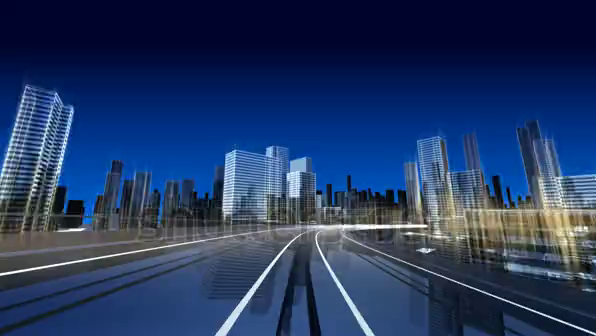
#> input picture frame 90 of video-preview.mp4, 596 x 336 px
$ python lane_detection_video.py
#> lines starting #> are read from the running program, lines starting #| are printed output that depends on the picture; after the words box and inside, x2 and y2 are one past the last pixel; in counts of white or black regions, pixels touching at a corner belong together
#> further down, frame is the input picture: shape (336, 596, 3); mean B, G, R 97.7, 56, 34.7
import cv2
import numpy as np

def make_points(image, line):
    slope, intercept = line
    y1 = int(image.shape[0])# bottom of the image
    y2 = int(y1*3.6/5)         # slightly lower than the middle
    x1 = int((y1 - intercept)/slope)
    x2 = int((y2 - intercept)/slope)
    return [[x1, y1, x2, y2]]

def average_slope_intercept(image, lines):
    left_fit    = []
    right_fit   = []
    if lines is None:
        return None
    for line in lines:
        for x1, y1, x2, y2 in line:
            fit = np.polyfit((x1,x2), (y1,y2), 1)
            slope = fit[0]
            intercept = fit[1]
            if slope < 0: # y is reversed in image
                left_fit.append((slope, intercept))
            else:
                right_fit.append((slope, intercept))
    # add more weight to longer lines
    left_fit_average  = np.average(left_fit, axis=0)
    right_fit_average = np.average(right_fit, axis=0)
    left_line  = make_points(image, left_fit_average)
    right_line = make_points(image, right_fit_average)
    averaged_lines = [left_line, right_line]
    return averaged_lines

def canny(img):
    gray = cv2.cvtColor(img, cv2.COLOR_RGB2GRAY)
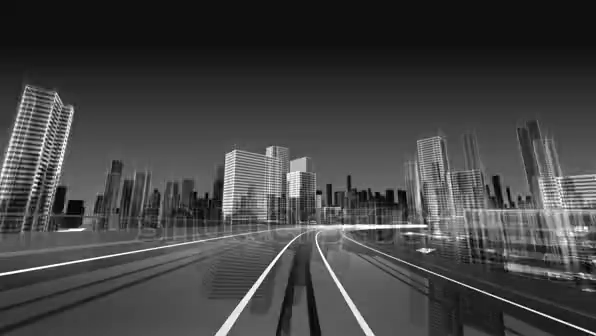
#> gray: shape (336, 596); min 0, max 255, mean 66
    kernel = 5
    blur = cv2.GaussianBlur(gray,(kernel, kernel),0)
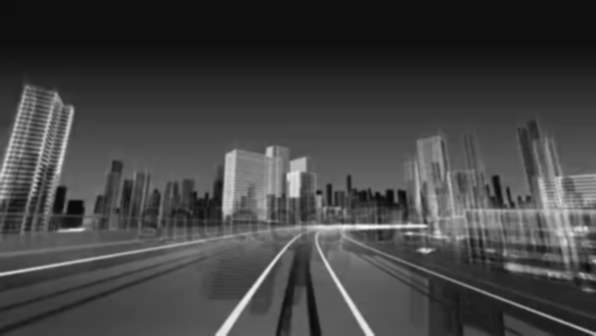
#> blur: shape (336, 596); min 8, max 246, mean 66
    canny = cv2.Canny(gray, 50, 150)
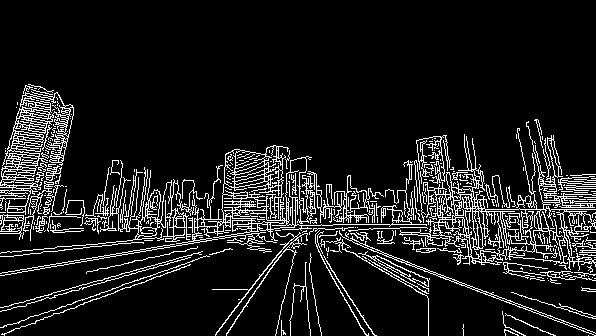
#> canny: shape (336, 596); 10.8% white in thin lines or dots, all inside (x1, y1, x2, y2) = (0, 84, 596, 336)
    return canny

def display_lines(img,lines):
    line_image = np.zeros_like(img)
    if lines is not None:
        for line in lines:
            for x1, y1, x2, y2 in line:
                cv2.line(line_image,(x1,y1),(x2,y2),(0,255,0),8)
    return line_image

def region_of_interest(canny):
    height = canny.shape[0]
#> height = 336
    width = canny.shape[1]
#> width = 596
    mask = np.zeros_like(canny)

    triangle = np.array([[(200, height),(401, 300), (650, height),]], np.int32)
#> triangle = [[200, 336], [401, 300], [650, 336]]

    cv2.fillPoly(mask, triangle, 255)
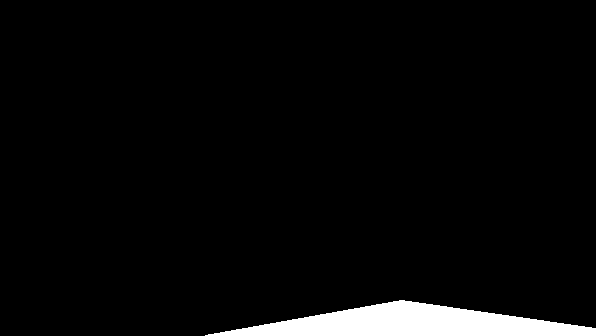
#> mask: shape (336, 596); 3.9% white; 1 white region, box (x1, y1, x2, y2) and area: (205, 300, 596, 336) 7895
    masked_image = cv2.bitwise_and(canny, mask)
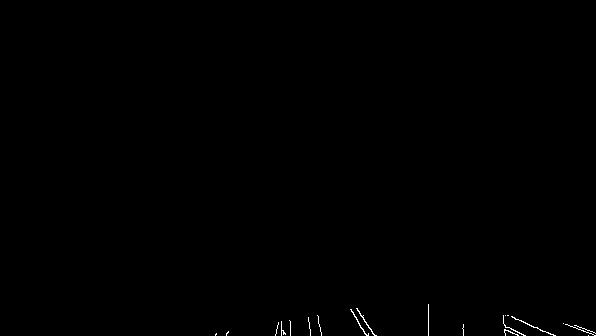
#> masked_image: shape (336, 596); 0.22% white in thin lines or dots, all inside (x1, y1, x2, y2) = (215, 304, 596, 336)
    return masked_image


cap = cv2.VideoCapture("video-preview.mp4")
while(cap.isOpened()):
    _, frame = cap.read()
    canny_image = canny(frame)
    cropped_canny = region_of_interest(canny_image)
    lines = cv2.HoughLinesP(cropped_canny, 2, np.pi/180, 100, np.array([]), minLineLength=40,maxLineGap=5)
#> lines = None
    averaged_lines = average_slope_intercept(frame, lines)
    line_image = display_lines(frame, averaged_lines)
#> line_image: shape (336, 596, 3); every value is 0
    combo_image = cv2.addWeighted(frame, 0.8, line_image, 1, 1)
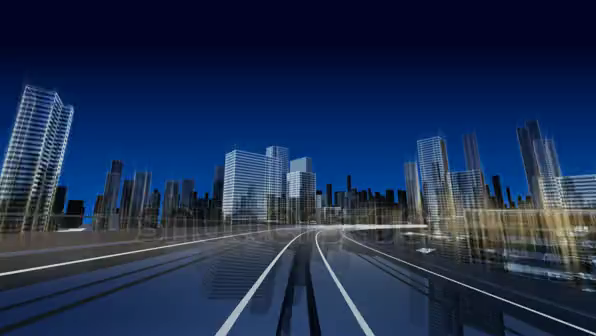
#> combo_image: shape (336, 596, 3); mean B, G, R 79.1, 45.7, 28.7
    cv2.imshow("result", combo_image)
    if cv2.waitKey(1) & 0xFF == ord('q'):
#> (key q is pressed here)
        break
cap.release()
cv2.destroyAllWindows()

$ run again, starting later in the video
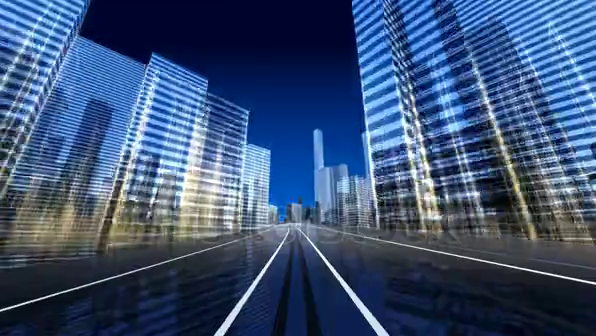
#> input picture frame 720 of video-preview.mp4, 596 x 336 px
#> frame is the input picture: shape (336, 596, 3); mean B, G, R 117.6, 81.6, 58.8
#> in canny, `canny = cv2.Canny(gray, 50, 150)`:
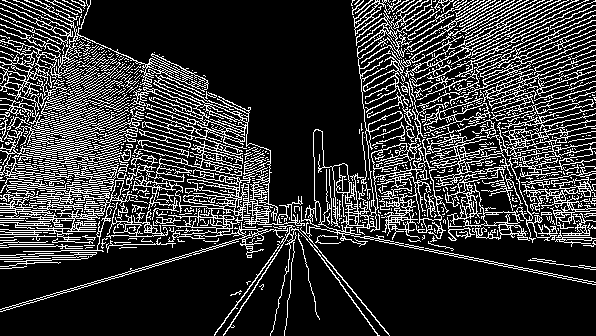
#> canny: shape (336, 596); 20.4% white in thin lines or dots
#> mask: shape (336, 596); 3.9% white; 1 white region, box (x1, y1, x2, y2) and area: (205, 300, 596, 336) 7895
#> masked_image: shape (336, 596); 0.07% white in thin lines or dots, all inside (x1, y1, x2, y2) = (214, 306, 390, 336)
#> lines = None
#> line_image: shape (336, 596, 3); every value is 0
#> `combo_image = cv2.addWeighted(frame, 0.8, line_image, 1, 1)`:
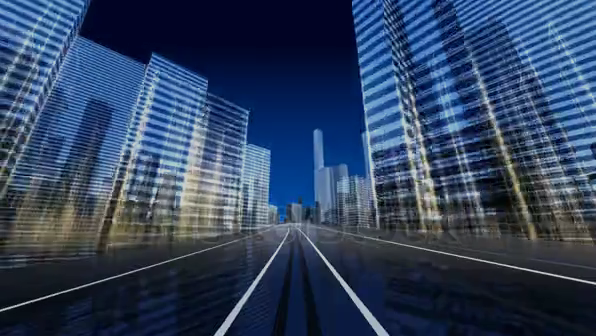
#> combo_image: shape (336, 596, 3); mean B, G, R 95.1, 66.2, 48
